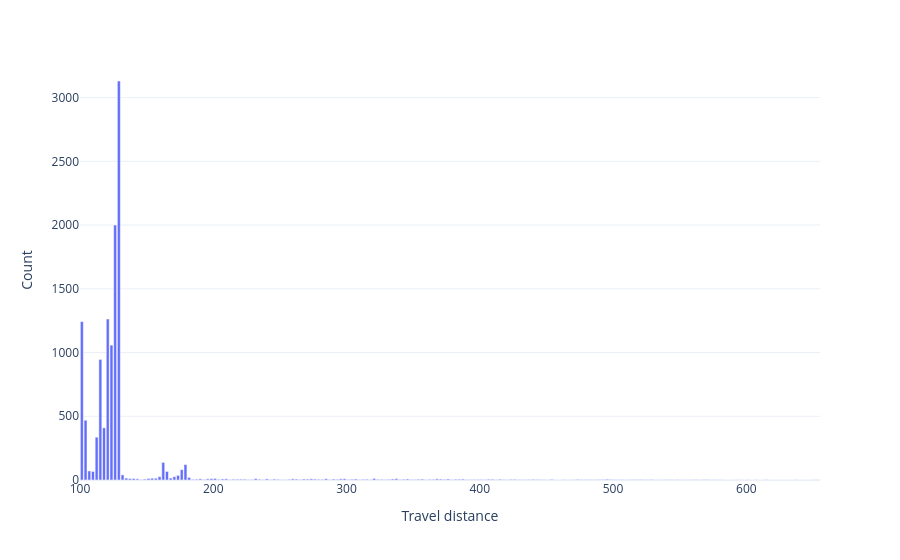

The notebook cell this image was saved under:
### Code cell
hist(table_long['distance'], "Travel distance", bins=200)

### Figure 1 — Plotly figure (JSON) as saved in the notebook; plotly's stock layout.template omitted (floating-point values rounded to 4 significant figures; data arrays with more than 128 entries replaced by an {"elided": "..."} marker saying what was removed)
{"data": [{"hovertemplate": "Travel distance=%{x}<br>Count=%{y}<extra></extra>", "legendgroup": "", "marker": {"color": "#636efa", "pattern": {"shape": ""}}, "name": "", "orientation": "v", "showlegend": false, "textposition": "auto", "type": "bar", "x": {"elided": "200 float values"}, "xaxis": "x", "y": {"elided": "200 int values"}, "yaxis": "y"}], "layout": {"barmode": "relative", "legend": {"tracegroupgap": 0}, "margin": {"t": 60}, "xaxis": {"anchor": "y", "domain": [0, 1], "title": {"text": "Travel distance"}}, "yaxis": {"anchor": "x", "domain": [0, 1], "title": {"text": "Count"}}}}
